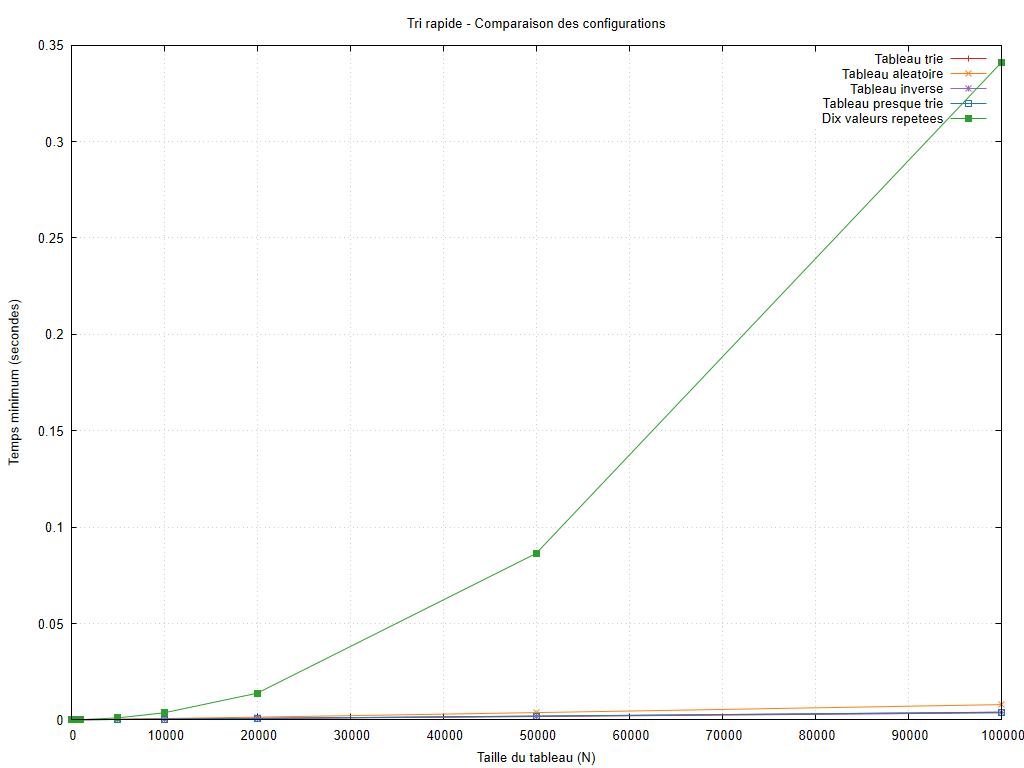

Generate this figure with gnuplot:
set encoding utf8
set terminal pngcairo size 1024,768 font 'Arial,10'
set output 'graphiques/20261010_184935/cases/quick_sort_input_order_cases.png'
set datafile missing 'non_mesure'
set title 'Tri rapide - Comparaison des configurations'
set xlabel 'Taille du tableau (N)'
set ylabel 'Temps minimum (secondes)'
set grid
set yrange [0:*]
plot 'resultats/20261010_184935/cases/quick_sort_input_order_cases.dat' using 1:2 title 'Tableau trie' with linespoints lc rgb '#d62728', 'resultats/20261010_184935/cases/quick_sort_input_order_cases.dat' using 1:3 title 'Tableau aleatoire' with linespoints lc rgb '#ff7f0e', 'resultats/20261010_184935/cases/quick_sort_input_order_cases.dat' using 1:4 title 'Tableau inverse' with linespoints lc rgb '#9467bd', 'resultats/20261010_184935/cases/quick_sort_input_order_cases.dat' using 1:5 title 'Tableau presque trie' with linespoints lc rgb '#1f77b4', 'resultats/20261010_184935/cases/quick_sort_input_order_cases.dat' using 1:6 title 'Dix valeurs repetees' with linespoints lc rgb '#2ca02c'
unset output
